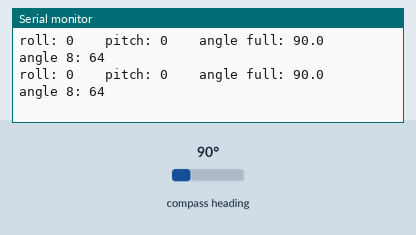
Simulated run of this sketch. Board: Arduino Uno, built with avr-gcc and run on an emulated ATmega328P. Shown: the last lines printed to the serial monitor. Wiring (inferred from the names in the program): CMPS compass at I2C address 0x60. The test bench sets the inputs (shaded band); at power-on: compass heading 90°.

Above: at 1.2 s.
1.3 s: compass heading set to 7°
At 1.33 s:
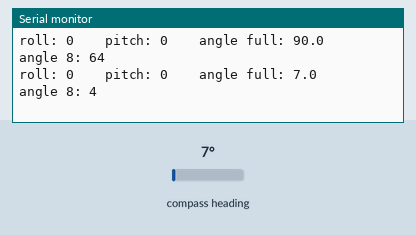
2.8 s: compass heading set to 180°
At 2.85 s:
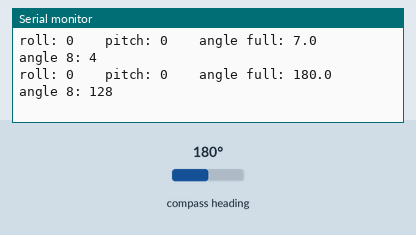
Timing chart, 0 to 5.8 s (numbered marks = the images above; inputs shaded):
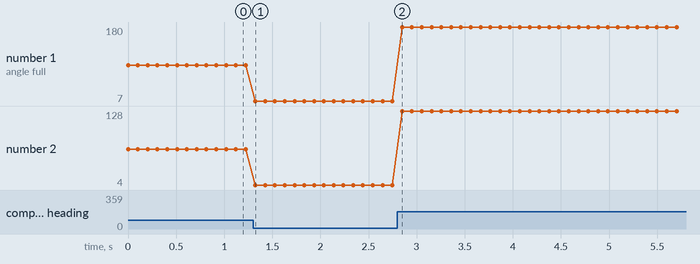

Measured:
- after the input at 1.3 s, the serial monitor: prints a new line at once (image 1)
- after the input at 2.8 s, the serial monitor: prints a new line after 0.05 s (image 2)
- plotted number 1: 90 → 7 after the input at 1.3 s, 7 → 180 after the input at 2.8 s
- plotted number 2: 64 → 4 after the input at 1.3 s, 4 → 128 after the input at 2.8 s

The sketch:

CMPS11001.ino
```cpp
/*****************************************
*     CMPS11 I2C example for Arduino     *
*        By James Henderson, 2014        *
*****************************************/

#include <Wire.h>

#define CMPS11_ADDRESS 0x60  // Address of CMPS11 shifted right one bit for arduino wire library
#define ANGLE_8  1           // Register to read 8bit angle from

uint8_t high_byte, low_byte, angle8;
int8_t  pitch, roll;
unsigned int angle16;

void setup()
{
  Serial.begin(115200);  // Start serial port
  Wire.begin();          // standard Arduino
  // Wire.begin(D4,D5);    //  nodeMCU esp8266
}

void loop()
{

  Wire.beginTransmission(CMPS11_ADDRESS);  //starts communication with CMPS11
  Wire.write(ANGLE_8);                     //Sends the register we wish to start reading from
  Wire.endTransmission();

  // Request 5 bytes from the CMPS11
  // this will give us the 8 bit bearing,
  // both bytes of the 16 bit bearing, pitch and roll
  Wire.requestFrom(CMPS11_ADDRESS, 5);

  while(Wire.available() < 5);        // Wait for all bytes to come back

  angle8 = Wire.read();               // Read back the 5 bytes
  high_byte = Wire.read();
  low_byte = Wire.read();
  pitch = Wire.read();
  roll = Wire.read();

  angle16 = high_byte;                 // Calculate 16 bit angle
  angle16 <<= 8;
  angle16 += low_byte;

  Serial.print("roll: ");               // Display roll data
  Serial.print(roll, DEC);

  Serial.print("    pitch: ");          // Display pitch data
  Serial.print(pitch, DEC);

  Serial.print("    angle full: ");     // Display 16 bit angle with decimal place
  Serial.print(angle16 / 10, DEC);
  Serial.print(".");
  Serial.print(angle16 % 10, DEC);

  Serial.print("    angle 8: ");        // Display 8bit angle
  Serial.println(angle8, DEC);

  delay(100);                           // Short delay before next loop
}
```
